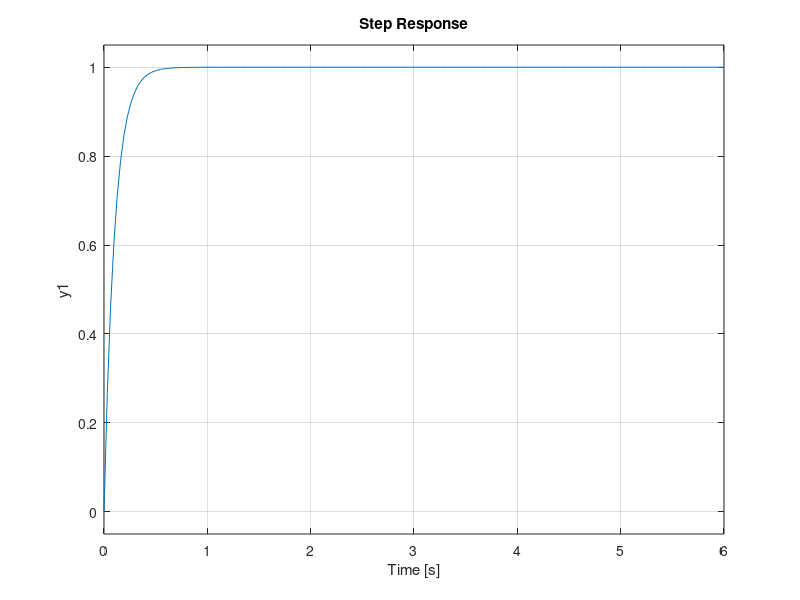

Source code (MATLAB): (Note: this script raises an error after producing the figure.)
clc;
clear;

pkg load control;

%gnum = [200 250];             
%gden = [5 50.1 1 0];
%gsys = tf(gnum, gden);

%gnum = [41.6];             
%gden = [15000 12000];
%gsys = tf(gnum, gden);

zcl = [-1];
pcl = [0];
kcl = 2240;
gcl = zpk(zcl, pcl, kcl);

zl = [];
pl = [-1];
kl = 13/3000;
gsysl = zpk(zl, pl, kl);

zcr = [-1];
pcr = [0];
kcr = 3162;
gcr = zpk(zcr, pcr, kcr);

zr = [];
pr = [-1];
kr = 19/6000;
gsysr = zpk(zr, pr, kr);

%K = margin(gsys);       %maximum gain of the g(s)

%bode(gcl*gsysl, gcr*gsysr);
%margin(gcl*gsysl, gcr*gsysr);
step(feedback(gcl*gsysl,1));

s = tf('s');

lagsys = 0.063*((s+0.98)/(s+0.062))
%leadsys = 2.04457*((s+3.49678)/(s+7.1494))

KG = margin((gsys*lagsys));%*leadsys));

%bode(gsys*lagsys);
%margin(gsys*lagsys);
%step((gsys*lagsys)/(1+gsys*lagsys));





